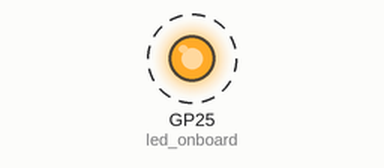
Recording of a program running on a simulated Raspberry Pi Pico running MicroPython. On the bench: output pins drawn as LEDs (lit = HIGH). Dashed ring = blinking.

Above: at 0.05 s.
Timing chart, 0 to 3.0 s (numbered marks = the images above):
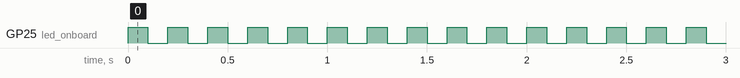

Measured:
- by itself, GP25 (led_onboard): alternates HIGH for 0.10 s and LOW for 0.10 s

The program:

main.py
```python
import machine, utime

led_onboard = machine.Pin(25, machine.Pin.OUT)

while True:
  try:
      led_onboard.toggle()
      utime.sleep(0.1)
  except KeyboardInterrupt:
      led_onboard.value(0)
      print("exit")
      raise Exception
```
